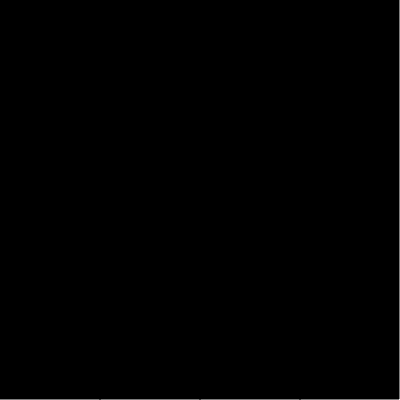
Frame 1 (no input)
Frame 60 (no input): identical to frame 1, image omitted
Frame 120 (the mouse pressed at the canvas centre since frame 60): identical to frame 1, image omitted

The p5.js sketch that drew this single still picture (run headless with seeded random() and noise() and a simulated clock; from frame 60 on, the mouse is pressed at the canvas centre):

// p5.js sketch
// ── sketch.js
//Simple Interface 
var section1 = 100;
var section2 = 200;
var section3 = 300;

var currentSection = 0;

var fillColor;

function setup() {
    createCanvas(400, 400);
    fillColor = color(0,0,0);
}

function draw() {
    background(255);
    fill(fillColor);
    rect(0, 0, 399, 399);
    line(section1, 0, section1, height);
    line(section2, 0, section2, height);
    line(section3, 0, section3, height);
    if (mouseX > 0 && mouseX <= section1) {
        //console.log("In Section1")
        currentSection = 1;
    } else if (mouseX > section1 && mouseX <= section2) {
        currentSection = 2;

    } else if (mouseX > section2 && mouseX <= section3) {
        currentSection = 3;

    } else if (mouseX > section3 && mouseX <= width) {
        currentSection = 4;

    }

    console.log(currentSection);
}

function mousePressed() {
    if (currentSection == 1) {
        fillColor = color(255, 0, 0)
    } else if (currentSection == 2) {
        fillColor = color(0, 255, 0)

    } else if (currentSection == 3) {
        fillColor = color(0, 0, 255)

    } else if (currentSection == 4) {
        fillColor = color(100, 100, 10)

    }
}
